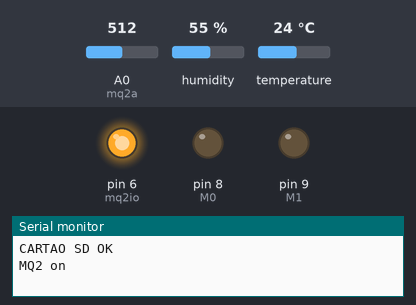
This sketch was run on a simulated Arduino Uno, built with avr-gcc and run on an emulated ATmega328P. Shown: output pins drawn as LEDs (lit = HIGH), the last lines printed to the serial monitor. Inputs (shaded band) come from the test bench; at power-on: A0 (mq2a) = 512, humidity 55 %, temperature 24 °C. The local clock reads 2024-03-15 10:24:30 at power-on unless the sketch sets it; storage starts empty.

Above: at 10.0 s.
At 50.0 s:
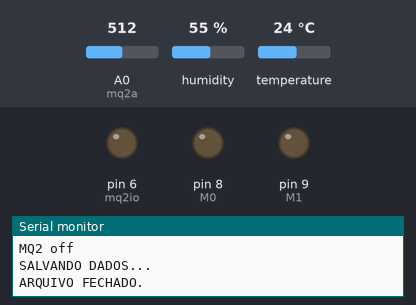
Timing chart, 0 to 104.1 s (numbered marks = the images above):
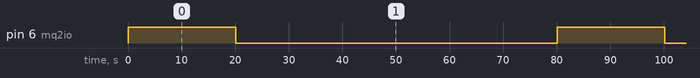

The sketch:

Incendio_Itatiaia_01.02.23.ino
```cpp
#include <DS3231.h>
#include <SD.h>
#include <SoftwareSerial.h>
#include <DHT.h>
#include <Adafruit_Sensor.h>

#define DHTPIN 7       // PINO DO DHT22
#define DHTTYPE DHT22  // TIPO DO DHT
#define mq2io 6        // PINO I/O DO MQ2 (TRANSISTOR)
#define mq2a A0        // PINO ANALÓGICO DO MQ2
#define M0 8           // PINO DE MODO DO LORA
#define M1 9           // PINO DE MODO DO LORA
#define SID 2        // NÚMERO DE IDENTIFICAÇÃO DO SENSOR

int aquecimento = 10*1000;           // TEMPO DE AQUECIMENTO DO MQ2 (ms)
int standby = 60;                 // TEMPO DE ESPERA ENTRE LEITURAS (s)
int leitura = 10*1000;               // TEMPO DE LEITURA DE DADOS
int samples = 50;                    // QUANTIDADE DE AMOSTRAS COLETADAS
int intervalo = leitura / samples;   // INTERVALO ENTRE AMOSTRAS

File arquivoCSV;

SoftwareSerial lora(2, 3); //TX, RX

// PINAGEM LORA:
// GND
// GND
// 3
// 2
// ND              ANTENA
// 3.3V            ANTENA
// GND             ANTENA

// PINAGEM RTC
// SDA - A4
// SCL - A5

// PINAGEM MÓDULO SD
// CS - 10
// SCK - 13
// MOSI - 11
// MISO - 12

long id = 1; // contador

DS3231  rtc(SDA, SCL);
DHT dht (DHTPIN, DHTTYPE);

void setup() {
   Serial.begin(9600);
   lora.begin(9600);
   dht.begin();
   rtc.begin();

  // rtc.setDOW(SATURDAY);     // SET DAY OF WEEK
  // rtc.setTime(21, 55, 00);     // SET TIME (FORMATO 12:00:00) (24hr format)
  // rtc.setDate(24, 07, 2021);   // SETAR DATE (DIA_MÊS_ANO)

   pinMode(mq2io, OUTPUT);
   digitalWrite(mq2io, LOW);
   pinMode(M1, OUTPUT);    // M1
   pinMode(M0, OUTPUT);    // M0
   digitalWrite(M1, LOW);  // Esses pinos setam o modo do lora, mais detalhes no datasheet (E32 TTL100)
   digitalWrite(M0, LOW);  // LOW,LOW = normal ; HIGH,LOW = wake-up ; LOW,HIGH = power-save ; HIGH,HIGH = sleep

   SD.begin(10); // the parameter is the pin conneted to the cs

   File arquivoCSV = SD.open("dados.csv", FILE_WRITE);
  if (arquivoCSV) {
    arquivoCSV.println("TESTE DE ARQUIVOS TXT EM SD NO ARDUINO.");
    arquivoCSV.println("  "); // blank line in case there was something in the file
    String header = "ID; MQ2; Dia da Semana(); Data(); Hora(); U; T";
    arquivoCSV.println(header);
    Serial.println(F("CARTAO SD OK"));
    arquivoCSV.close();
    //Serial.println("OK.");
  } else {
    Serial.println(F("ERRO AO ABRIR OU CRIAR O ARQUIVO TEXTO.TXT."));
  }

}

void loop() {

  // RESET DE VARIÁVEIS
 float mq2 = 0;
 float temp = 0;
 float umid = 0;
  // RESET DE VARIÁVEIS

  //----------------------------------------

  // LIGA MQ2 E AGUARDA AQUECIMENTO
  Serial.println("MQ2 on");
  digitalWrite(mq2io, HIGH);

  delay(aquecimento);


  // LIGA MQ2 E AGUARDA AQUECIMENTO

  //----------------------------------------

  // VERIFICA SE O DHT22 ESTÁ RESPONDENDO
  if (isnan(umid) || isnan(temp))
  {
    Serial.println("Falha ao ler dados do sensor DHT !!!");
    return;
  }
  // VERIFICA SE O DHT22 ESTÁ RESPONDENDO

  //----------------------------------------

  // LEITURA DE DADOS DO MQ2 E DHT22
  for (int i=1; i<=samples; i++){
  mq2 += analogRead(mq2a);
  temp += dht.readTemperature();
  umid += dht.readHumidity();
  delay(intervalo);
  }
  mq2  /= samples;
  temp /= samples;
  umid /= samples;
  mq2  *= 100;
  temp *= 100;
  umid *= 100;
  long imq2 = mq2;
  long itemp = temp ;
  long iumid = umid ;
  Serial.print("SID: ");
  Serial.println(SID);
  Serial.print("MQ2: ");
  Serial.println(imq2);
  Serial.print("Temp: ");
  Serial.println(itemp);
  Serial.print("Umid: ");
  Serial.println(iumid);
  // LEITURA DE DADOS DO MQ2 E DHT22

  //----------------------------------------

  // DESLIGA MQ2
  Serial.println("MQ2 off");
  digitalWrite(mq2io, LOW);

  //----------------------------------------

  // ENVIO DE DADOS VIA RÁDIO;
  lora.print("((");
  lora.print(SID);
  lora.print("/");
  lora.print(imq2);
  lora.print("/");
  lora.print(itemp);
  lora.print("/");
  lora.print(iumid);
  lora.print("))");

  //----------------------------------------

  // SALVA DADOS NO CARTÃO SD

  Serial.println(F("SALVANDO DADOS..."));
  File arquivoCSV = SD.open("dados.csv", FILE_WRITE);
  if (arquivoCSV) {
   //Serial.print("OK...");
   //    String header = "ID; MQ2; Dia da Semana(); Data(); Hora(); U; T";
   arquivoCSV.print(id);
   arquivoCSV.print("; ");
   arquivoCSV.print(mq2);
   arquivoCSV.print("; ");
   arquivoCSV.print(rtc.getDOWStr());
   arquivoCSV.print("; ");
   arquivoCSV.print(rtc.getDateStr());
   arquivoCSV.print("; ");
   arquivoCSV.print(rtc.getTimeStr());
   arquivoCSV.print("; ");
   arquivoCSV.print(umid);
   arquivoCSV.print("; ");
   arquivoCSV.println(temp);

   arquivoCSV.close(); // close the file:
   Serial.println(F("ARQUIVO FECHADO."));
   }
   else {
   // if the file didn't open, report an error:
   Serial.println(F("ERRO AO ABRIR O ARQUIVO DE TEXTO!"));
    }

  // SALVA DADOS NO CARTÃO SD

  //----------------------------------------

  // INCREMENTA CONTADOR E AGUARDA
  id++;

   for (int i = 0; i < standby; i++){
  delay(1000);
   }
}
```

Measured:
- by itself, pin 6 (mq2io): alternates HIGH for 20.0 s and LOW for 60.0 s
